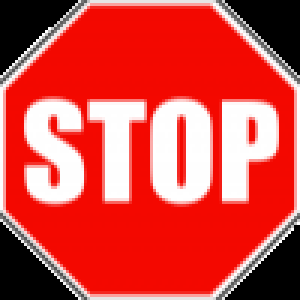
#> input picture images/stop-sign-kernel2.png, 100 x 100 px (shown 3 times larger); the run also reads 1 picture not shown here
$ python main.py
#> lines starting #> are read from the running program, lines starting #| are printed output that depends on the picture
import numpy as np
import imageio.v3 as iio
import matplotlib.pyplot as plt
from scipy.ndimage import convolve, rotate, zoom
from skimage.io import imread_collection
from skimage.transform import rescale, resize, AffineTransform, warp
import os

def convolve_rgb(image:np.ndarray, kernel:np.ndarray) -> np.ndarray:
    r_image = image[:,:,0]
    g_image = image[:,:,1]
    b_image = image[:,:,2]
    r_kernel= kernel[:,:,0]
    g_kernel = kernel[:,:,1]
    b_kernel = kernel[:,:,2]
    return convolve(r_image, r_kernel) + convolve(g_image, g_kernel) + convolve(b_image, b_kernel)


# [15 lines of commented-out code are left out]

def rectify(arr):
    for i in range(len(arr)):
        if (arr[i] < 0):
            arr[i] = 0

def bw(image):
    r = image[:,:,0] #coefficients correspond to affect of color, more measurements of brightness for green
    g = image[:,:,1]
    b = image[:,:,2]
    return r*0.3 + g*0.6 + b*0.1

def get_kernelvariants(k):
    for r in [-30, 0, 30]:
        for s in [(1,1), (1,0.75), (0.75, 1)]:
            # yield rotate(k, angle=r)
            yield rotate(zoom(k,(*s,1)), angle=r)


stopsignkernel = iio.imread(os.path.join("../images/","stop-sign-kernel2.png"))/255.0
stopsignkernel = resize(stopsignkernel, (19,19))
l = list(imread_collection("../images/*.jpg"))
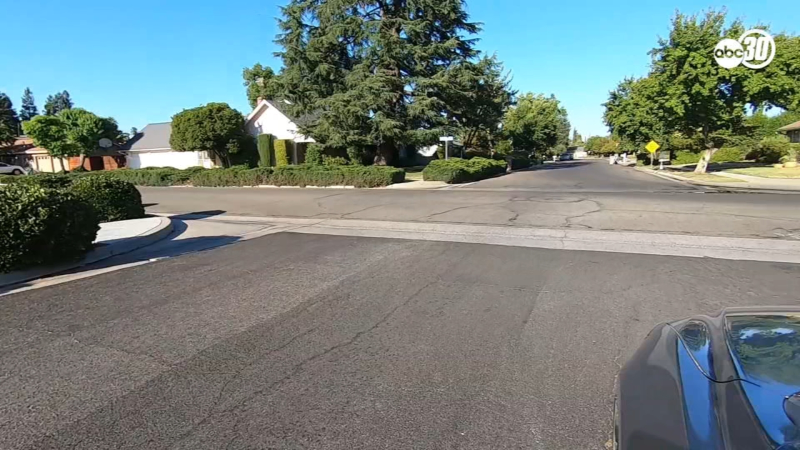
#> input picture images/no-stop-sign.jpg, 1600 x 900 px (shown at 1/2 size)
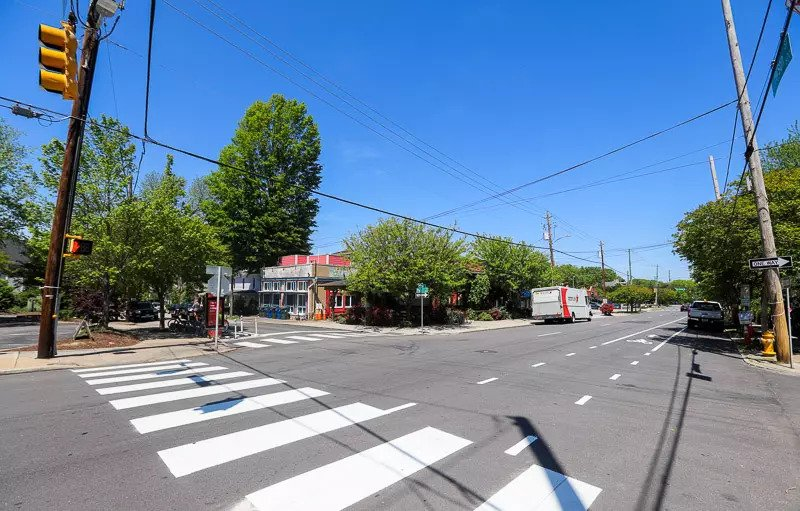
#> input picture images/no-stop-sign10.jpg, 800 x 511 px
#> l = 3 items
# [18 lines of commented-out code are left out]
rows = 6
cols = 8
# print(stopsignkernel.dtype)
# print(l[11].dtype)
#kernel_f = rescale(stopsignkernel, j*0.25)
for i in range(0, len(l)):
    maxscores = []
    for j in range(3, 8):
        plt.figure(figsize=(18, 18))
        plt.subplot(rows,cols,1)
        img = rescale(l[i], (0.2*j, 0.2*j, 1))
        ####
        # stopsignkernel[:,:,1] = 0
        # stopsignkernel[:,:,2] = 0
        ####
        plt.imshow(np.uint8(img*255))
        plt.axis("off")
        for z,transformedkernel in enumerate(get_kernelvariants(stopsignkernel)):
            plt.subplot(rows,cols,2+z*5)
            #stopsignkernel = warp(stopsignkernel, tform)
            convolved = convolve_rgb(img, transformedkernel)
            plt.imshow(np.clip(transformedkernel,0,1))
            plt.axis("off")
            plt.subplot(rows,cols,3+z*5)
            plt.imshow(convolved, cmap='gray')
            plt.axis("off")
            # curr_max = max(np.amax(convolved), 0)
            # print(f"current max: {curr_max}")
            plt.subplot(rows,cols,4+z*5)
            localsumkernel = np.ones_like(stopsignkernel)
#> (the run stopped early here; a loop or call above may not have finished)
